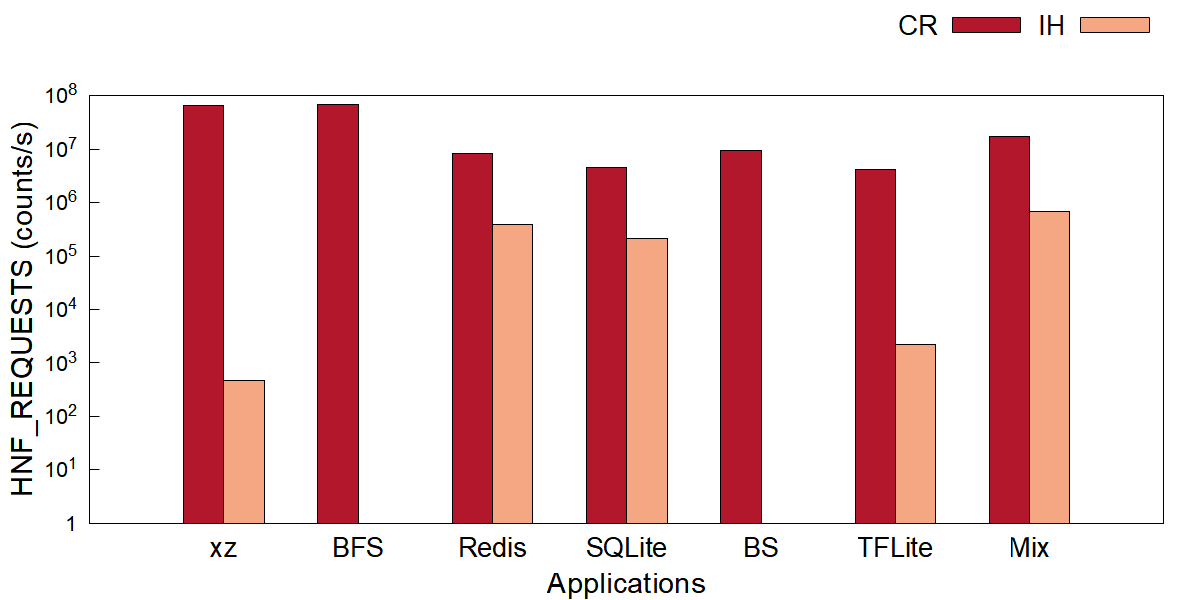

This chart was generated by the following gnuplot code:
# tile_hnf_requests.plt - one counter, one bar per application per data path.
#
# Style mirrors the paper bar charts (image/*.plt): clustered
# bars, Arial 16/22/20, opaque fill with black border, key
# outside top right.  Bars use `with boxes` with explicit
# width and offsets (see tools/gen_fig_plts.py); xrange
# [0:8] centers the 7 application groups.  Full 4-side
# frame (border 15), tics only on left y / bottom x
# (nomirror).  Colors: 2-series figures use #B2172B
# (left, dark) / #F5A682 (right, light); the 3-series
# figure keeps dark gray / light gray / red.
#
# Log y axis: raw counts/s, starts at 1, coarse decade
# tics 1, 10, 100, ... only (10^{%L}, no minor tics);
# the IH series would be invisible on a linear axis.
#
# Data: fig/tile_hnf_requests.dat (raw differenced rates).
#
# Usage: gnuplot fig/tile_hnf_requests.plt   (from the repo root)

set terminal pngcairo size 1200,600 enhanced font 'Arial,16'
set output 'fig/tile_hnf_requests.png'

set ylabel 'HNF\_REQUESTS (counts/s)' font 'Arial,22'
set xlabel 'Applications' font 'Arial,22'

set style fill solid border -1
set boxwidth 0.30

set yrange [1:1e+08]
set logscale y 10
unset mytics
set format y '10^{%L}'
set ytics add ("1" 1)

set border 15
set ytics nomirror
set xtics nomirror

# xtics anchored at the cluster centers (1..7); the app
# names come from fig/tile_hnf_requests.dat column 1.
set xtics ('xz' 1, 'BFS' 2, 'Redis' 3, 'SQLite' 4, 'BS' 5, 'TFLite' 6, 'Mix' 7) font ',20'
set xrange [0:8]

set tmargin 4
set key outside top right horizontal font 'Arial,20'

C_CR = "#B2172B"
C_IH = "#F5A682"

plot 'fig/tile_hnf_requests.dat' using ($0+1-0.150):2 with boxes title 'CR' lc rgb C_CR, \
     '' using ($0+1+0.150):3 with boxes title 'IH' lc rgb C_IH
